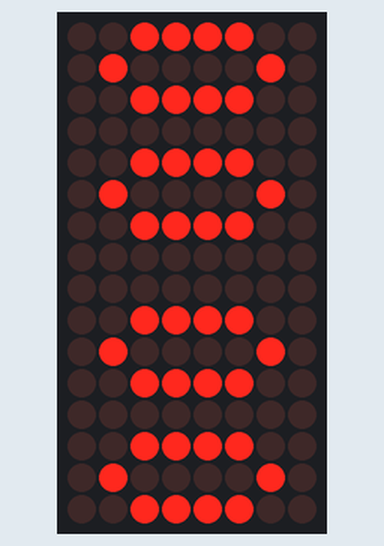
This sketch was run on a simulated Arduino Uno, built with avr-gcc and run on an emulated ATmega328P. Shown: 8×16 LED matrix.

Above: at 0.1 s.
At 61.0 s:
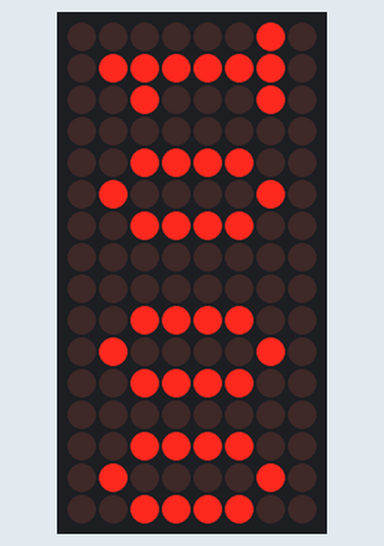
At 121.0 s:
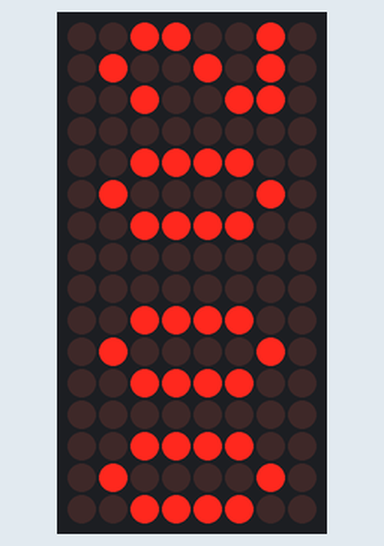

The sketch:

snapshot-jan22b.ino
```cpp
// Snapshot Jan22c

#include <Wire.h>
#include <Adafruit_GFX.h>
#include <Adafruit_LEDBackpack.h>
#include <TimeLib.h>

#include "amrled.h"

Adafruit_8x16minimatrix matrix = Adafruit_8x16minimatrix(); // Matrix

const int sw1 = 16;
const int sw2 = 14;
byte cnt = 0;

void drawGlyph(const byte* glyph, int startDraw, bool clear = false) {
  if (clear) {
    matrix.clear();
  }

  for (int row = 0; row < 8; ++row) {
    byte glyphByte = pgm_read_byte_near(glyph + row);
    for (int col = 0; col < 3; ++col) {
      if (bitRead(glyphByte, col) == 1) {
        matrix.drawPixel(row, (col + 13 - startDraw), LED_ON);
      }
    }
  }

  matrix.writeDisplay();
}

const byte* chars[10] = {char0, char1, char2, char3, char4, char5, char6, char7, char8, char9};

void drawDigit(int digit, int startDraw, bool clear = false) {
  if ((0 <= digit) && (digit <= 9)) {
    const byte* charId = chars[digit];
    drawGlyph(charId, startDraw, clear);
  } else {
    matrix.clear();
  }
}

void resetTime(bool doReset = false) {
  if (doReset) {
    setTime(8,0,0,1,1,2024);
  }
}

void setup() {
  matrix.begin(0x70);
  Serial.begin(115200);
  resetTime(false); // DEFAULT SHOULD BE FALSE; set to true if just plugged in
}

void loop() {
  time_t t = now();
  int h1 = hour(t) / 10;
  int h2 = hour(t) % 10;
  int m1 = minute(t) / 10;
  int m2 = minute(t) % 10;

  drawDigit(h1, 0, true); // Should only be true for this one
  drawDigit(h2, 4);
  drawDigit(m1, 9);
  drawDigit(m2, 13);

  delay(1000);
}
```

amrled.h
```cpp
#ifndef AMRLED_H
#define AMRLED_H

#include <Arduino.h>

const byte char0[] PROGMEM = {
  0b000,
  0b010,
  0b101,
  0b101,
  0b101,
  0b101,
  0b010,
  0b000
};

const byte char1[] PROGMEM = {
  0b000,
  0b010,
  0b110,
  0b010,
  0b010,
  0b010,
  0b111,
  0b000
};

const byte char2[] PROGMEM = {
  0b000,
  0b010,
  0b101,
  0b001,
  0b010,
  0b100,
  0b111,
  0b000
};

const byte char3[] PROGMEM = {
  0b000,
  0b110,
  0b001,
  0b010,
  0b001,
  0b101,
  0b010,
  0b000
};

const byte char4[] PROGMEM = {
  0b000,
  0b001,
  0b011,
  0b101,
  0b111,
  0b001,
  0b001,
  0b000
};

const byte char5[] PROGMEM = {
  0b000,
  0b111,
  0b100,
  0b110,
  0b001,
  0b101,
  0b010,
  0b000
};

const byte char6[] PROGMEM = {
  0b000,
  0b011,
  0b100,
  0b110,
  0b101,
  0b101,
  0b010,
  0b000
};

const byte char7[] PROGMEM = {
  0b000,
  0b111,
  0b001,
  0b001,
  0b010,
  0b100,
  0b100,
  0b000
};

const byte char8[] PROGMEM = {
  0b000,
  0b010,
  0b101,
  0b010,
  0b101,
  0b101,
  0b010,
  0b000
};

const byte char9[] PROGMEM = {
  0b000,
  0b010,
  0b101,
  0b101,
  0b011,
  0b001,
  0b110,
};

#endif
```

Measured:
- what the display in image 1 shows lasts 59.9 s, from 61.0 s to 120.9 s
